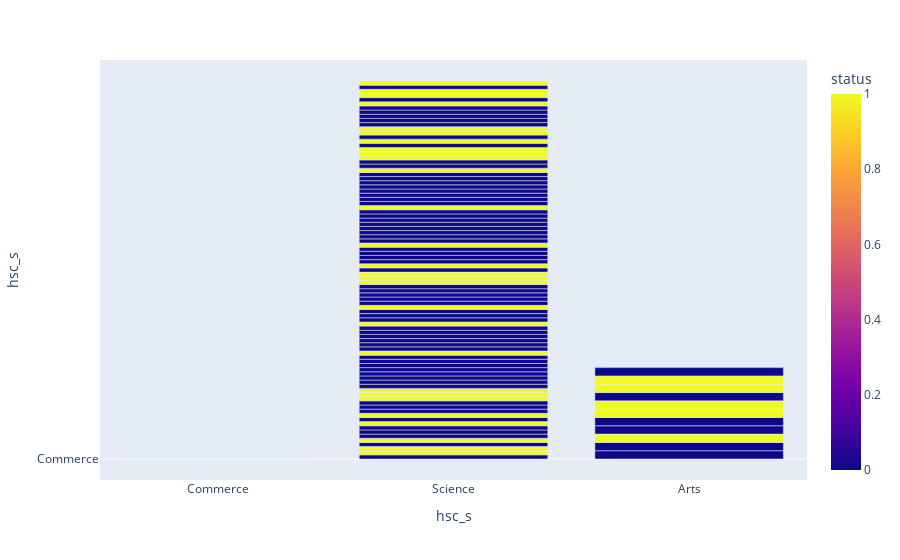

The notebook cell saved with this chart:
### Code cell
hsc_s = df["hsc_s"].value_counts()


fig = px.bar(df, y="hsc_s",x="hsc_s",color="status")
fig.show()

### Figure 1 — Plotly figure (JSON) as saved in the notebook; plotly's stock layout.template omitted (floating-point values rounded to 4 significant figures; data arrays with more than 128 entries replaced by an {"elided": "..."} marker saying what was removed)
{"data": [{"alignmentgroup": "True", "hovertemplate": "hsc_s=%{y}<br>status=%{marker.color}<extra></extra>", "legendgroup": "", "marker": {"color": {"elided": "215 int values"}, "coloraxis": "coloraxis", "pattern": {"shape": ""}}, "name": "", "offsetgroup": "", "orientation": "v", "showlegend": false, "textposition": "auto", "type": "bar", "x": {"elided": "215 str values"}, "xaxis": "x", "y": {"elided": "215 str values"}, "yaxis": "y"}], "layout": {"barmode": "relative", "coloraxis": {"colorbar": {"title": {"text": "status"}}, "colorscale": [[0, "#0d0887"], [0.1111, "#46039f"], [0.2222, "#7201a8"], [0.3333, "#9c179e"], [0.4444, "#bd3786"], [0.5556, "#d8576b"], [0.6667, "#ed7953"], [0.7778, "#fb9f3a"], [0.8889, "#fdca26"], [1, "#f0f921"]]}, "legend": {"tracegroupgap": 0}, "margin": {"t": 60}, "xaxis": {"anchor": "y", "domain": [0, 1], "title": {"text": "hsc_s"}}, "yaxis": {"anchor": "x", "domain": [0, 1], "title": {"text": "hsc_s"}}}}
